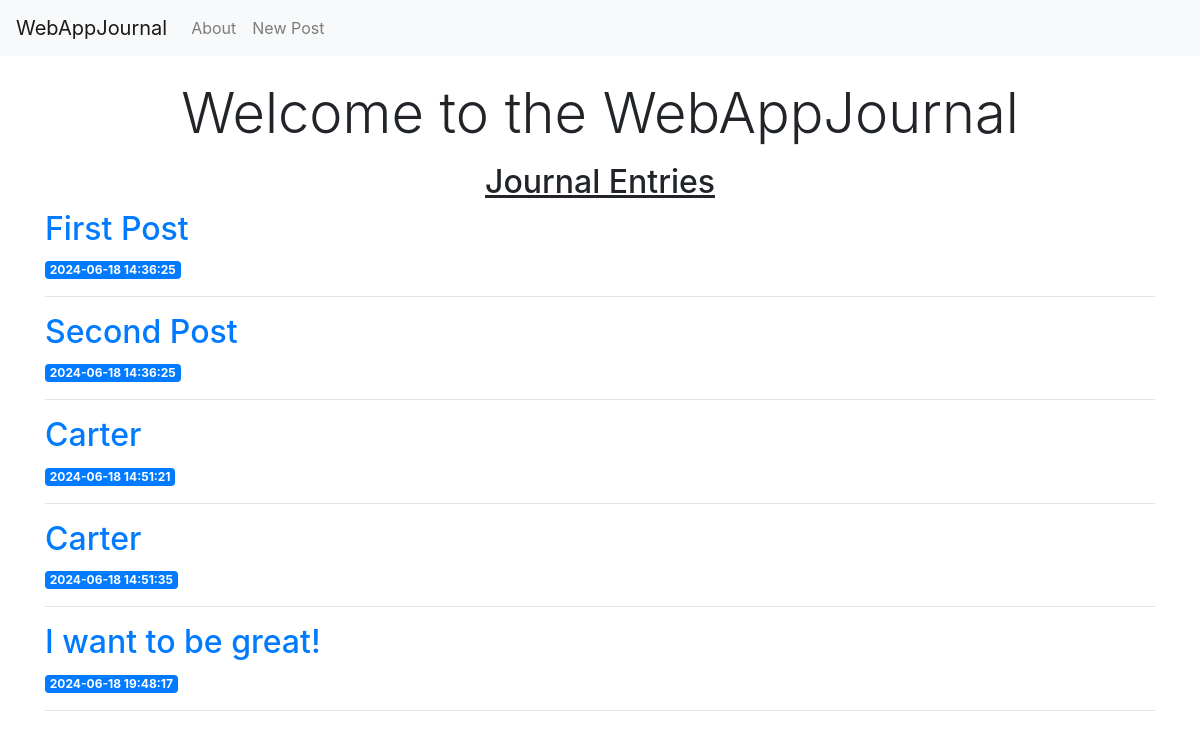
The page / on the database its author committed.
### tables this page shows
CREATE TABLE posts (
    id INTEGER PRIMARY KEY AUTOINCREMENT,
    created TIMESTAMP NOT NULL DEFAULT CURRENT_TIMESTAMP,
    title TEXT NOT NULL,
    content TEXT NOT NULL
);

### app.py (the view)
@app.route('/')
def index():
    conn = get_db_connection()
    posts = conn.execute('SELECT * FROM posts').fetchall()
    conn.close()
    return render_template('index.html', posts=posts)

### app.py (called while the page is built)
def get_db_connection():
    conn = sqlite3.connect('database.db')
    conn.row_factory = sqlite3.Row
    return conn

### templates/index.html (shortened to what this page needs)
{% extends 'base.html' %}
{% block navbar %}
<nav class="navbar navbar-expand-md navbar-light bg-light">
    <a class="navbar-brand" href="{{ url_for('index') }}">WebAppJournal</a>
    <div class="collapse navbar-collapse" id="navbarNav">
        <ul class="navbar-nav">
            <li class="nav-item">
                <a class="nav-link" href="/about">About</a>
            </li>
            <li class="nav-item">
                <a class="nav-link" href="{{ url_for('create') }}">New Post</a>
            </li>
        </ul>
    </div>
</nav>
{% endblock %}
{% block content %}
    <div class="text-center mt-4">
        <h1 class="display-4">Welcome to the WebAppJournal</h1>
    </div>
    <div class="text-center mt-3">
        <h2 class="display-5 underline"> Journal Entries</h2>
    </div>
    {% for post in posts %}
        <a href="{{ url_for('post', post_id=post['id']) }}">
            <h2>{{ post['title'] }}</h2>
        </a>
        <span class="badge badge-primary">{{ post['created'] }}</span>
        <hr>
    {% endfor %}
{% endblock %}

### templates/base.html (shortened to what this page needs)
<!DOCTYPE html>
<html lang="en">
<head>
    <link rel="stylesheet" href="{{ url_for('static', filename='styles.css') }}">
    <link href="https://stackpath.bootstrapcdn.com/bootstrap/4.3.1/css/bootstrap.min.css" rel="stylesheet">
</head>
<body>
    {% block navbar %}{% endblock %}
    <div class="container">
        {% block content %}{% endblock %}
    </div>
</body>
</html>

### static/styles.css (style rules this page uses)
.underline { text-decoration: underline; }

### rows shown on the page
posts: title "First Post", created "2024-06-18 14:36:25"
posts: title "Second Post", created "2024-06-18 14:36:25"
posts: title "Carter", created "2024-06-18 14:51:21"
posts: title "Carter", created "2024-06-18 14:51:35"
posts: title "I want to be great!", created "2024-06-18 19:48:17"
